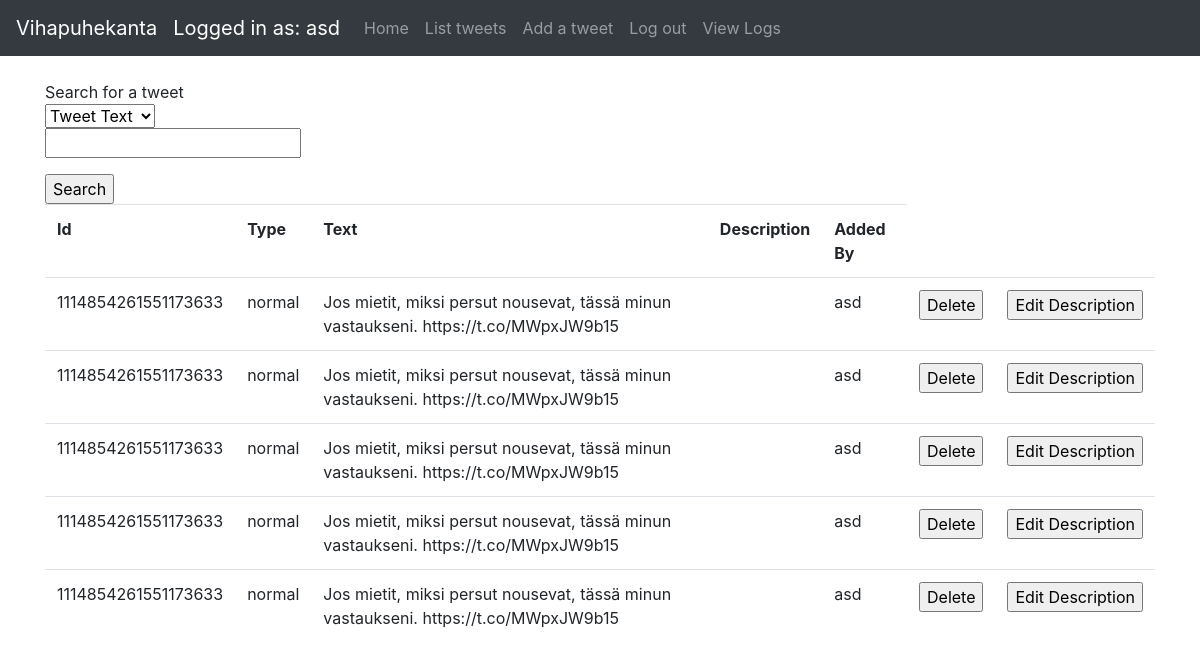
Page /tweets (signed in) on the earlier database version.
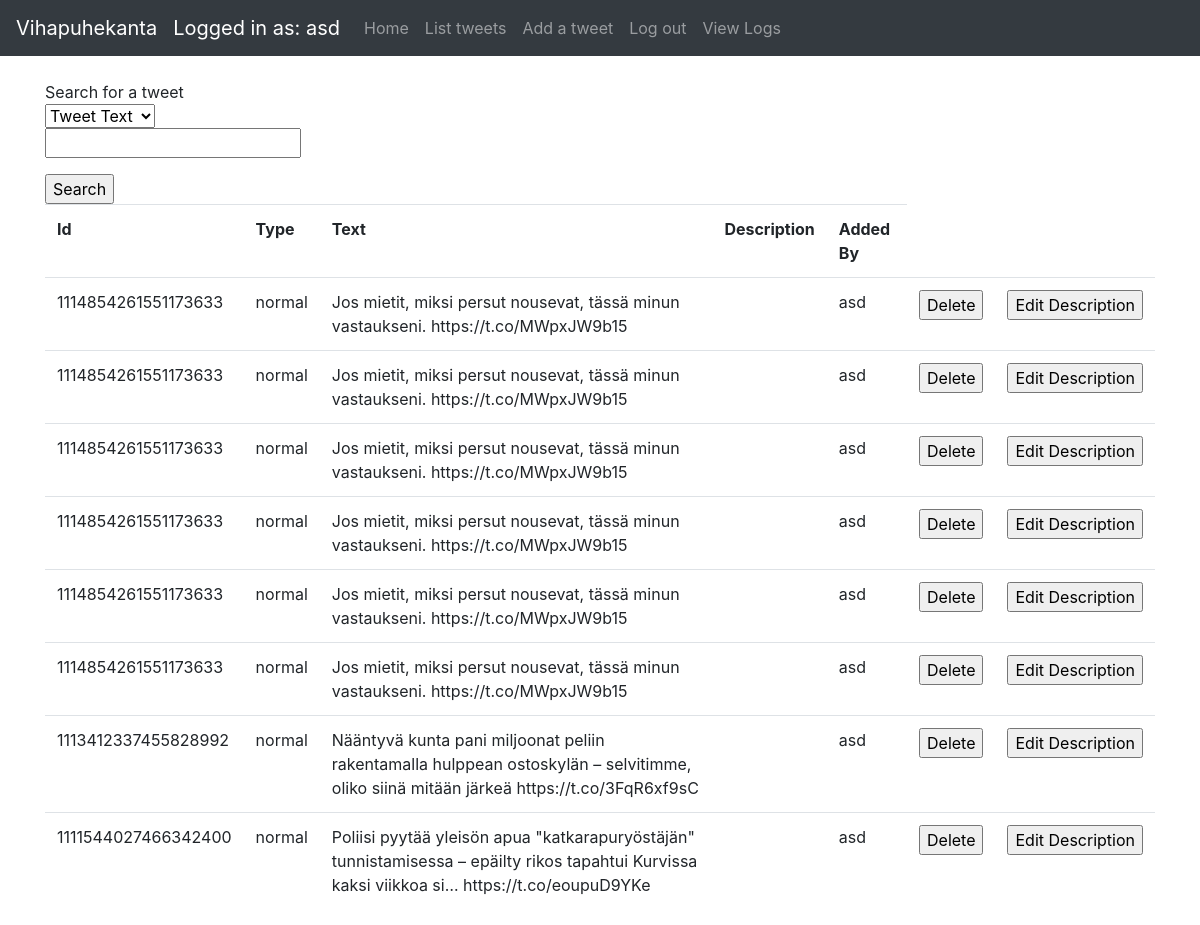
Same page on the later database version.
### application/auth/models.py (models this page shows, shortened)
class User(db.Model):
    __tablename__ = "account"
    id = db.Column(db.Integer, primary_key=True)
    date_created = db.Column(db.DateTime, default=db.func.current_timestamp())
    date_modified = db.Column(db.DateTime, default=db.func.current_timestamp(),
                              onupdate=db.func.current_timestamp())
    name = db.Column(db.String(144), nullable=False)
    username = db.Column(db.String(144), nullable=False)
    password = db.Column(db.String(144), nullable=False)
    tweets = db.relationship("Tweet", backref='account', lazy=True)

### application/tweets/models.py (models this page shows, shortened)
class Tweet(db.Model):
    id = db.Column(db.Integer, primary_key=True)
    date_created = db.Column(db.DateTime, default=db.func.current_timestamp())
    date_modified = db.Column(db.DateTime, default=db.func.current_timestamp(),
                              onupdate=db.func.current_timestamp())
    tweetid = db.Column(db.String(100))
    tweettype = db.Column(db.String(100))
    tweettext = db.Column(db.String(300))
    addedby = db.Column(db.String(100))
    tweetdescription = db.Column(db.String(100))
    account_id = db.Column(db.Integer, db.ForeignKey('account.id'),
                           nullable=False)

### application/tweets/views.py (the view)
@app.route("/tweets", methods=['GET', 'POST'])
@login_required
def tweets_index():
    search = TweetSearchForm(request.form)
    if request.method == 'POST':
        return search_results(search)
    tweets = tweet_query_user().all()
    return render_template("tweets/list.html", tweets=tweets, form=search)

### application/tweets/forms.py
class TweetSearchForm(Form):
    choices = [('Tweet Text', 'Tweet Text'), ('Tweet Type', 'Tweet Type')]
    select = SelectField('Search for tweets: ', choices=choices)
    search = StringField('')

### application/__init__.py (called while the page is built)
@login_manager.user_loader
def load_user(user_id):
    return User.query.get(user_id)

### application/tweets/views.py (called while the page is built)
def tweet_query_user():
    return db.session().query(Tweet).filter(Tweet.account_id == current_user.id)

### application/templates/tweets/list.html (shortened to what this page needs)
{% extends "layout.html" %}
{% block body %}
    {% if current_user.is_authenticated %}
        <div>Search for a tweet</div>
        <form method=post action="{{ url_for('tweets_index') }}">
            <d1>
                {{ form.select }}
                <p>
                    {{ form.search }}
            </d1>
            </p><input type="submit" value="Search"/>
        </form>
        <table class="table table-hover">
            <tr>
                <th>Id</th>
                <th>Type</th>
                <th>Text</th>
                <th>Description</th>
                <th>Added By</th>
            </tr>
            {% for tweet in tweets %}
                <tr>
                    <td>{{ tweet.tweetid }}</td>
                    <td>{{ tweet.tweettype }}</td>
                    <td>{{ tweet.tweettext }}</td>
                    <td>{{ tweet.tweetdescription }}</td>
                    <td>{{ tweet.addedby }}</td>
                    <td>
                        <form method="POST" action="{{ url_for('tweet_delete', id = tweet.id) }}">
                            <input type="submit" value="Delete">
                        </form>
                    </td>
                    <td>
                        <form method="GET" action="{{ url_for('tweets_view', id = tweet.id) }}">
                            <input type="submit" value="Edit Description">
                        </form>
                    </td>
                </tr>
            {% endfor %}
        </table>
    {% else %}
        <div>Log in</div>
    {% endif %}
{% endblock %}

### application/templates/layout.html (shortened to what this page needs)
<!DOCTYPE html>
<html>
<head>
    <link rel="stylesheet" href="https://maxcdn.bootstrapcdn.com/bootstrap/4.0.0/css/bootstrap.min.css"
>
</head>
<body>
<nav class="navbar navbar-expand-md navbar-dark bg-dark mb-4">
    <a class="navbar-brand" href="#">Vihapuhekanta</a>
    {% if current_user.is_authenticated %}
        <ul class="navbar-nav mr-auto">
            <li>
                <a class="navbar-brand" href="#">Logged in as: {{ current_user.name }}</a>
            </li>
            <li class="nav-item">
                <a class="nav-link" href="/">Home</a>
            </li>
            <li class="nav-item">
                <a class="nav-link" href="{{ url_for('tweets_index') }}">List tweets</a>
            </li>
            <li class="nav-item">
                <a class="nav-link" href="{{ url_for('tweets_form') }}">Add a tweet</a>
            </li>
            <li class="nav-item">
                <a class="nav-link" href="{{ url_for('auth_logout') }}">Log out</a>
            </li>
            <li class="nav-item">
                <a class="nav-link" href="{{ url_for('view_logs') }}">View Logs</a>
            </li>
        </ul>
    {% endif %}
</nav>
<main role="main" class="container">
    {% block body %}{% endblock %}
</main>
</body>
</html>

Differences in the rows shown:
added Tweet: tweetid "1114854261551173633", tweettype "normal", tweettext "Jos mietit, miksi persut nousevat, tässä minun vastaukseni. https://t.co/MWpxJW9b15", addedby "asd"
added Tweet: tweetid "1113412337455828992", tweettype "normal", tweettext "Nääntyvä kunta pani miljoonat peliin rakentamalla hulppean ostoskylän – selvitimme, oliko siinä mitään järkeä https://t.co/3FqR6xf9sC", addedby "asd"
added Tweet: tweetid "1111544027466342400", tweettype "normal", tweettext "Poliisi pyytää yleisön apua \"katkarapuryöstäjän\" tunnistamisessa – epäilty rikos tapahtui Kurvissa kaksi viikkoa si… https://t.co/eoupuD9YKe", addedby "asd"
